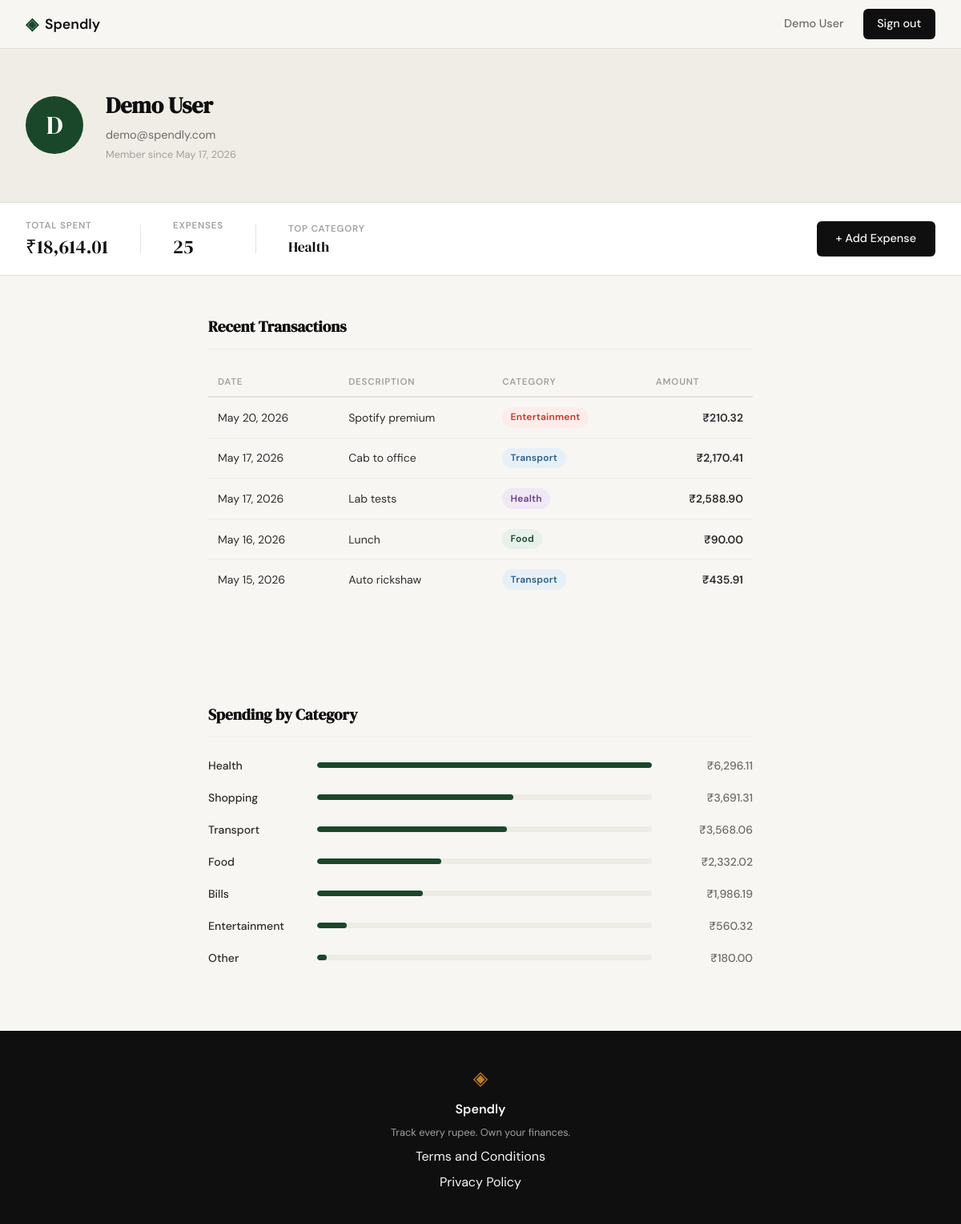
Screenshot of /profile (signed in) with the database file from the repository.
### tables this page shows
CREATE TABLE users (
            id            INTEGER PRIMARY KEY AUTOINCREMENT,
            name          TEXT    NOT NULL,
            email         TEXT    UNIQUE NOT NULL,
            password_hash TEXT    NOT NULL,
            created_at    TEXT    DEFAULT (datetime('now'))
        );

CREATE TABLE expenses (
            id          INTEGER PRIMARY KEY AUTOINCREMENT,
            user_id     INTEGER NOT NULL REFERENCES users(id),
            amount      REAL    NOT NULL,
            category    TEXT    NOT NULL,
            date        TEXT    NOT NULL,
            description TEXT,
            created_at  TEXT    DEFAULT (datetime('now'))
        );

### app.py (the view)
@app.route("/profile")
def profile():
    if not session.get("user_id"):
        return redirect(url_for("login"))
    user_id        = session["user_id"]
    user           = get_user_by_id(user_id)
    summary        = get_expense_summary(user_id)
    recent_expenses = get_recent_expenses(user_id)
    top_category = summary["by_category"][0][0] if summary["by_category"] else "—"
    try:
        dt     = datetime.fromisoformat(user["created_at"])
        joined = f"{dt.strftime('%B')} {dt.day}, {dt.year}"
    except Exception:
        joined = user["created_at"]
    def fmt_date(iso):
        try:
            d = datetime.strptime(iso, "%Y-%m-%d")
            return f"{d.strftime('%b')} {d.day}, {d.year}"
        except Exception:
            return iso
    return render_template(
        "profile.html",
        user=user,
        summary=summary,
        joined=joined,
        top_category=top_category,
        recent_expenses=recent_expenses,
        fmt_date=fmt_date,
    )

### database/db.py (called while the page is built)
def get_db():
    conn = sqlite3.connect(DB_PATH)
    conn.row_factory = sqlite3.Row
    conn.execute("PRAGMA foreign_keys = ON")
    return conn

def get_user_by_id(user_id):
    conn = get_db()
    try:
        return conn.execute(
            "SELECT * FROM users WHERE id = ?", (user_id,)
        ).fetchone()
    finally:
        conn.close()

def get_expense_summary(user_id):
    conn = get_db()
    try:
        row = conn.execute(
            "SELECT COALESCE(SUM(amount), 0.0) AS total, COUNT(*) AS count"
            " FROM expenses WHERE user_id = ?",
            (user_id,),
        ).fetchone()
        by_category = conn.execute(
            "SELECT category, SUM(amount) AS subtotal"
            " FROM expenses WHERE user_id = ?"
            " GROUP BY category ORDER BY subtotal DESC",
            (user_id,),
        ).fetchall()
        return {
            "total": row["total"],
            "count": row["count"],
            "by_category": [(r["category"], r["subtotal"]) for r in by_category],
        }
    finally:
        conn.close()

def get_recent_expenses(user_id, limit=5):
    conn = get_db()
    try:
        return conn.execute(
            "SELECT id, date, description, category, amount"
            " FROM expenses WHERE user_id = ?"
            " ORDER BY date DESC, id DESC LIMIT ?",
            (user_id, limit),
        ).fetchall()
    finally:
        conn.close()

### templates/profile.html (shortened to what this page needs)
{% extends "base.html" %}
{% block head %}
<link rel="stylesheet" href="{{ url_for('static', filename='css/profile.css') }}">
{% endblock %}
{% block content %}
<div class="profile-page">
    <div class="profile-header">
        <div class="profile-header-inner">
            <div class="profile-avatar">{{ user["name"][0].upper() }}</div>
            <div class="profile-meta">
                <h1 class="profile-name">{{ user["name"] }}</h1>
                <p class="profile-email">{{ user["email"] }}</p>
                <p class="profile-since">Member since {{ joined }}</p>
            </div>
        </div>
    </div>
    <div class="profile-stats">
        <div class="profile-stats-inner">
            <div class="stat-card">
                <span class="stat-label">Total Spent</span>
                <span class="stat-value">₹{{ "{:,.2f}".format(summary.total) }}</span>
            </div>
            <div class="stat-card">
                <span class="stat-label">Expenses</span>
                <span class="stat-value">{{ summary.count }}</span>
            </div>
            <div class="stat-card">
                <span class="stat-label">Top Category</span>
                <span class="stat-value stat-value--sm">{{ top_category }}</span>
            </div>
            <div class="stat-cta">
                <a href="{{ url_for('add_expense') }}" class="btn-primary">+ Add Expense</a>
            </div>
        </div>
    </div>
    <div class="profile-body">
        <div class="profile-body-inner">
            <h2 class="section-title">Recent Transactions</h2>
            {% if recent_expenses %}
            <div class="transactions-wrap">
                <table class="transactions-table">
                    <thead>
                        <tr>
                            <th>Date</th>
                            <th>Description</th>
                            <th>Category</th>
                            <th class="col-amount">Amount</th>
                        </tr>
                    </thead>
                    <tbody>
                        {% for e in recent_expenses %}
                        <tr>
                            <td class="col-date">{{ fmt_date(e["date"]) }}</td>
                            <td class="col-desc">{{ e["description"] or "—" }}</td>
                            <td>
                                <span class="badge badge--{{ e['category'] | lower | replace(' ', '-') }}">
                                    {{ e["category"] }}
                                </span>
                            </td>
                            <td class="col-amount">₹{{ "{:,.2f}".format(e["amount"]) }}</td>
                        </tr>
                        {% endfor %}
                    </tbody>
                </table>
            </div>
            {% else %}
            <p class="no-expenses">No transactions yet.</p>
            {% endif %}
        </div>
    </div>
    <div class="profile-body">
        <div class="profile-body-inner">
            <h2 class="section-title">Spending by Category</h2>
            {% if summary.by_category %}
                {% set max_sub = summary.by_category[0][1] %}
                <div class="category-list">
                    {% for category, subtotal in summary.by_category %}
                    <div class="category-row">
                        <div class="category-name">{{ category }}</div>
                        <div class="category-bar-track">
                            <div class="category-bar-fill"
                                 style="width: {{ (subtotal / max_sub * 100) | round(1) }}%"></div>
                        </div>
                        <div class="category-amount">₹{{ "{:,.2f}".format(subtotal) }}</div>
                    </div>
                    {% endfor %}
                </div>
            {% else %}
                <p class="no-expenses">
                    No expenses recorded yet.
                    <a href="{{ url_for('add_expense') }}">Add your first one.</a>
                </p>
            {% endif %}
        </div>
    </div>
</div>
{% endblock %}

### templates/base.html (shortened to what this page needs)
<!DOCTYPE html>
<html lang="en">
<head>
    <link rel="stylesheet" href="{{ url_for('static', filename='css/style.css') }}">
    {% block head %}{% endblock %}
</head>
<body>
    <nav class="navbar">
        <div class="nav-inner">
            <a href="{{ url_for('landing') }}" class="nav-brand">
                <span class="brand-icon">◈</span>
                <span class="brand-name">Spendly</span>
            </a>
            <div class="nav-links">
                {% if session.get("user_id") %}
                <a href="{{ url_for('profile') }}">{{ session.get("user_name", "Profile") }}</a>
                <a href="{{ url_for('logout') }}" class="nav-cta">Sign out</a>
                {% else %}
                <a href="{{ url_for('login') }}">Sign in</a>
                <a href="{{ url_for('register') }}" class="nav-cta">Get started</a>
                {% endif %}
            </div>
        </div>
    </nav>
    <main class="main-content">
        {% block content %}{% endblock %}
    </main>
    <footer class="footer">
        <div class="footer-inner">
            <span class="brand-icon">◈</span>
            <span class="footer-name">Spendly</span>
            <p class="footer-copy">Track every rupee. Own your finances.</p>
            <a href="/terms">Terms and Conditions</a>
            <a href="/privacy">Privacy Policy</a>
        </div>
    </footer>
</body>
</html>

### static/css/style.css (style rules this page uses)
:root { --ink: #0f0f0f; --ink-soft: #2d2d2d; --ink-muted: #6b6b6b; --ink-faint: #a0a0a0; --paper: #f7f6f3; --paper-warm: #f0ede6; --paper-card: #ffffff; --accent: #1a472a; --accent-light: #e8f0eb; --accent-2: #c17f24; --accent-2-light: #fdf3e3; --danger: #c0392b; --danger-light: #fdecea; --border: #e4e1da; --border-soft: #eeebe4; --font-display: 'DM Serif Display', Georgia, serif; --font-body: 'DM Sans', system-ui, sans-serif; --max-width: 1200px; --auth-width: 440px; --radius-sm: 6px; --radius-md: 12px; --radius-lg: 20px; }
*, *::before, *::after { box-sizing: border-box; margin: 0; padding: 0; }
html { font-size: 16px; scroll-behavior: smooth; }
body { background: var(--paper); color: var(--ink); font-family: var(--font-body); font-size: 1rem; line-height: 1.6; -webkit-font-smoothing: antialiased; }
a { color: inherit; text-decoration: none; }
.navbar { position: sticky; top: 0; z-index: 100; background: var(--paper); border-bottom: 1px solid var(--border); padding: 0 2rem; }
.nav-inner { max-width: var(--max-width); margin: 0 auto; height: 60px; display: flex; align-items: center; justify-content: space-between; }
.nav-brand { display: flex; align-items: center; gap: 0.5rem; font-family: var(--font-body); font-weight: 600; font-size: 1.1rem; color: var(--ink); }
.brand-icon { color: var(--accent); font-size: 1.3rem; }
.brand-name { color: var(--ink); }
.nav-links { display: flex; align-items: center; gap: 1.5rem; font-size: 0.9rem; font-weight: 500; }
.nav-links a { color: var(--ink-muted); transition: color 0.2s; }
.nav-cta { background: var(--ink) !important; color: var(--paper) !important; padding: 0.45rem 1.1rem; border-radius: var(--radius-sm); transition: background 0.2s !important; }
.main-content { min-height: calc(100vh - 60px - 100px); }
.btn-primary { display: inline-block; background: var(--ink); color: var(--paper); padding: 0.65rem 1.5rem; border-radius: var(--radius-sm); font-family: var(--font-body); font-size: 0.9rem; font-weight: 500; cursor: pointer; border: none; transition: background 0.2s; text-decoration: none; }
.footer { background: var(--ink); color: var(--paper); padding: 2.5rem 2rem; text-align: center; }
.footer-inner { display: flex; flex-direction: column; align-items: center; gap: 0.4rem; }
.footer .brand-icon { color: var(--accent-2); font-size: 1.5rem; }
.footer-name { font-weight: 600; font-size: 1rem; }
.footer-copy { font-size: 0.8rem; color: var(--ink-faint); }

### rows the page displays
users: get "Demo User", name "D", name "Demo User", email "demo@spendly.com"
expenses: date "May 20, 2026", description "Spotify premium", category "Entertainment", amount "210.32"
expenses: date "May 17, 2026", description "Cab to office", category "Transport", amount "2,170.41"
expenses: date "May 17, 2026", description "Lab tests", category "Health", amount "2,588.90"
expenses: date "May 16, 2026", description "Lunch", category "Food", amount "90.00"
expenses: date "May 15, 2026", description "Auto rickshaw", category "Transport", amount "435.91"
expenses: category "Other", {{ (subtotal / max_sub * 100) | round(1) }} 2.9 (drawn), amount "180.00"

### other values shown
{{ joined }} "May 17, 2026"
{{ "{:,.2f}".format(summary.total) }} "18,614.01"
{{ summary.count }} "25"
{{ top_category }} "Health"
{{ category }} "Health" "Shopping" "Transport" "Food" "Bills" "Entertainment"
{{ "{:,.2f}".format(subtotal) }} "6,296.11" "3,691.31" "3,568.06" "2,332.02" "1,986.19" "560.32"
